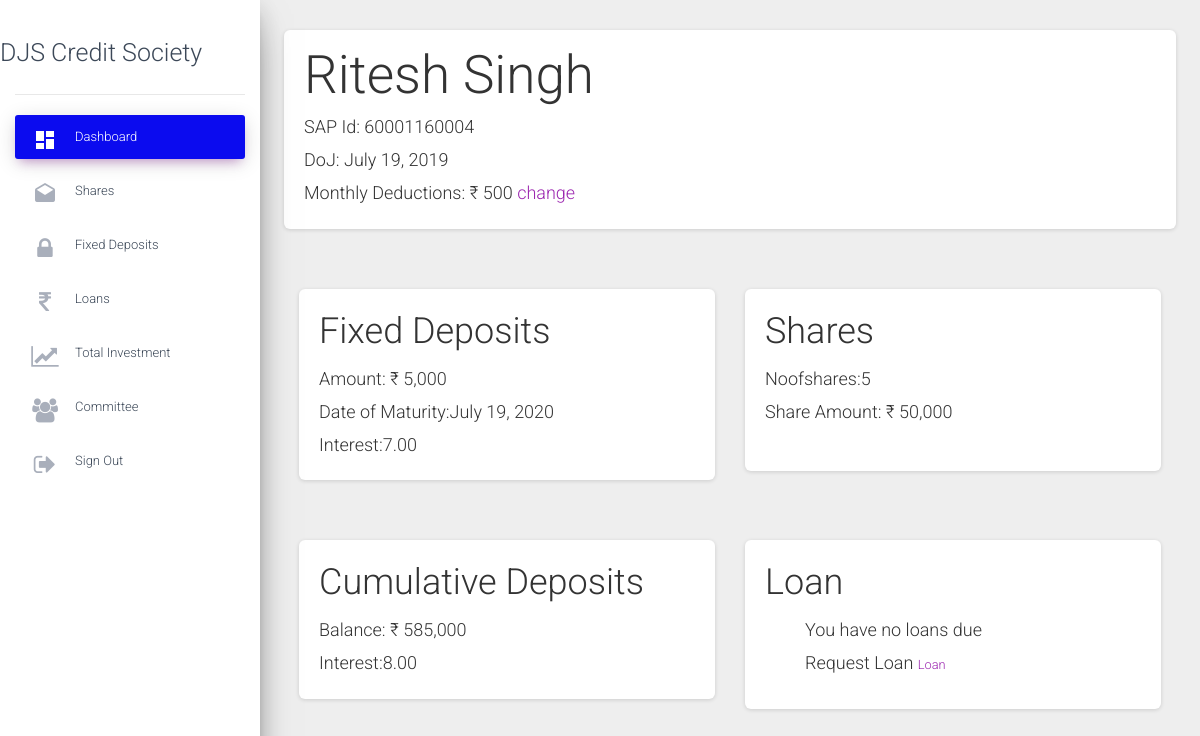
Before: /status/details (signed in) with the older database file.
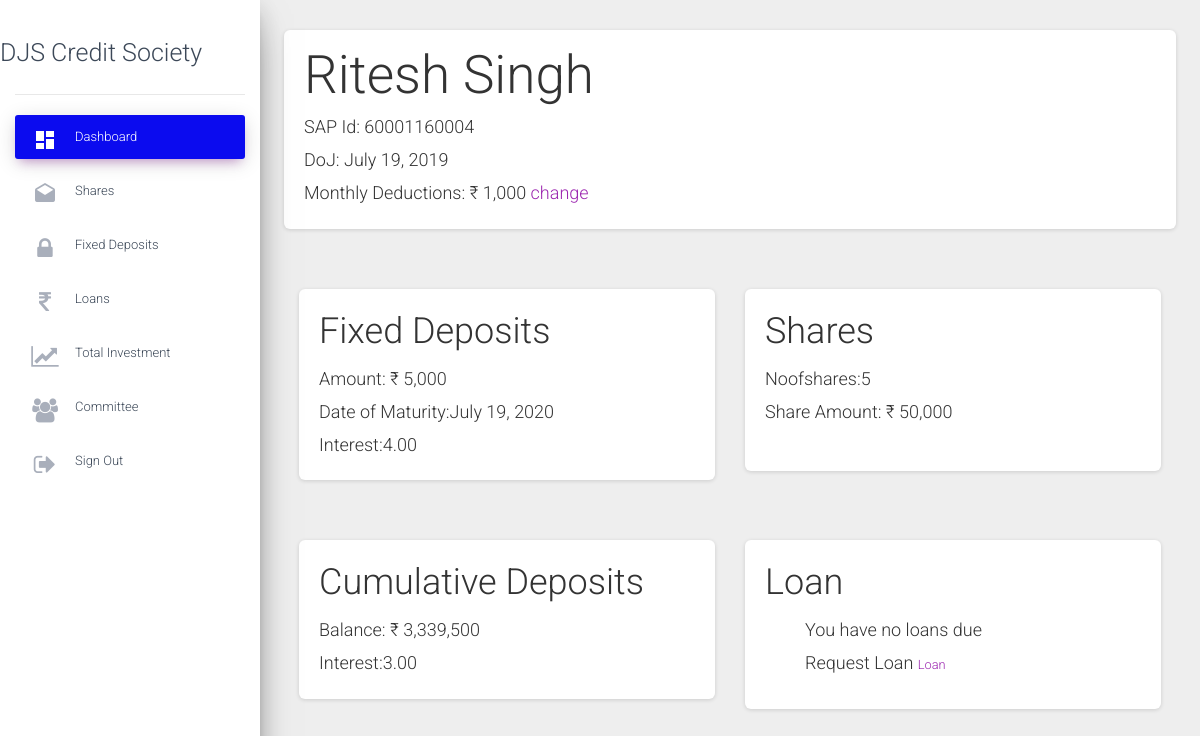
After: the same page with the newer database file.
### status/models.py (models this page shows, shortened)
class Account(models.Model):
    accountnumber=models.IntegerField(null=False,unique=True)
    username=models.ForeignKey(User,on_delete=models.CASCADE,null=True,unique=True)
    name=models.CharField(max_length=50,null=False)
    sapid=models.IntegerField(null=False,unique=True)
    dateofjoining=models.DateField(null=False)
    sharevalue=models.IntegerField(default=0,null=False)
    totalinvestment=models.IntegerField(default=0,null=False)
    shareamount=models.IntegerField(default=0,null=False)
    sharebalance=models.IntegerField(default=0)
    cdamount=models.IntegerField(default=0)
    cdbalance=models.IntegerField(default=0)
    totalamount=models.DecimalField(default=0,max_digits=10,decimal_places=2)
    Noofshares=models.IntegerField(null=True)
    islongloantaken=models.BooleanField(default=False)
    isloanemertaken=models.BooleanField(default=False)
    longloanamount=models.DecimalField(blank=True,null=True,default=0,max_digits=10,decimal_places=2)
    longloanprinciple=models.DecimalField(blank=True,null=True,default=0,max_digits=10,decimal_places=2)
    longloanperiod=models.IntegerField(blank=True,null=True,default=0)
    longloaninterestamount=models.DecimalField(blank=True,null=True,default=0,max_digits=10,decimal_places=2)
    longloanbalance=models.DecimalField(blank=True,null=True,default=0,max_digits=10,decimal_places=2)
    longloanemi=models.DecimalField(blank=True,null=True,default=0,max_digits=10,decimal_places=2)
    emerloanamount=models.DecimalField(blank=True,null=True,default=0,max_digits=10,decimal_places=2)
    emerloanprinciple=models.DecimalField(blank=True,null=True,default=0,max_digits=10,decimal_places=2)
    emerloanperiod=models.IntegerField(blank=True,null=True,default=0)
    emerloaninterestamount=models.DecimalField(blank=True,null=True,default=0,max_digits=10,decimal_places=2)
    emerloanbalance=models.DecimalField(blank=True,null=True,default=0,max_digits=10,decimal_places=2)
    emerloanemi=models.DecimalField(blank=True,null=True,default=0,max_digits=10,decimal_places=2)
    fdcapital=models.IntegerField(default=0,null=True)
    fdmaturitydate=models.DateField(null=True)
    teachingstaff=models.BooleanField(default=False)
    nonteachingstaff=models.BooleanField(default=False)

class interests(models.Model):
    sharedividend=models.DecimalField(blank=True,null=True,default=0,max_digits=10,decimal_places=2)
    cddividend=models.DecimalField(blank=True,null=True,default=0,max_digits=10,decimal_places=2)
    fdinterest=models.DecimalField(blank=True,null=True,default=0,max_digits=10,decimal_places=2)
    emerloaninterest=models.DecimalField(blank=True,null=True,default=0,max_digits=10,decimal_places=2)
    longloaninterest=models.DecimalField(blank=True,null=True,default=0,max_digits=10,decimal_places=2)
    year=models.IntegerField(default=0,null=True)

### status/views.py (the view)
# urls.py: path('details',views.details,name="details"),
@login_required
def details(request):
    current_user_id=request.user.username
    name=str(Account.name)
    Accountholder=Account.objects.filter(username__username__icontains=current_user_id).get()
    Interests=interests.objects.all().last()
    Final_new_change =0
    if request.method=="POST":
        New_money_change = change_MoneyForm(request.POST)
        if New_money_change.is_valid():
            Final_new_change = New_money_change.cleaned_data['new_amount']
            subject = 'This guy wants to change his monthly deduction'
            message = Accountholder.name +" : "+str(Final_new_change)
            email_from = settings.EMAIL_HOST_USER
            recipient_list = ['jatinhdalvi@gmail.com','aashulikabra@gmail.com','champtem11@gmail.com']
            messages.success(request, 'Mail sent')
            send_mail( subject, message, email_from, recipient_list )
            print("mail sent")
    else:
        New_money_change=change_MoneyForm()
    print(Final_new_change)
    date = Accountholder.dateofjoining
    print("loan")
    context={
    'name':name,
    'Accountholder':Accountholder,
    'date':date,
    'Interests':Interests,
    'dashboard':"active",
    }
    return render(request,'dashboard.html',context=context)

### status/templates/dashboard.html (shortened to what this page needs)
{%extends 'details.html'%}
{% load humanize %}
{%block content%}
<main role="main" class="col-md-9col-lg-10 px-4">
  <div>
    <div class="card">
      <div class="card-body">
        <h1>{{Accountholder.name}} </h1>
        <h4>SAP Id: {{Accountholder.sapid}}</h4>
        <h4>DoJ: {{date}}</h4>
        <h4>Monthly Deductions: &#x20b9; {{Accountholder.sharevalue|intcomma }}
          <a href="#modal">change</a>
        </h4>
      </div>
    </div>
    <div class="container">
      <div class="row">
        <div class="col">
          <div class="card">
            <div class="card-body">
              <h2>Fixed Deposits </h2>
              <h4>Amount: &#x20b9; {{ Accountholder.fdcapital|intcomma }}</h4>
              <h4>Date of Maturity:{{Accountholder.fdmaturitydate}}</h4>
              <h4>Interest:{{Interests.fdinterest}} </h4>
            </div>
          </div>
        </div>
        <div class="col">
          <div class="card">
            <div class="card-body">
              <h2>Shares</h2>
              <h4>Noofshares:{{Accountholder.Noofshares}}</h4>
              <h4>Share Amount: &#x20b9; {{Accountholder.sharebalance|intcomma }}</h4>
              <br>
            </div>
          </div>
        </div>
      </div>
    </div>
    <div class="container">
      <div class="row">
        <div class="col">
          <div class="card">
            <div class="card-body">
              <h2>Cumulative Deposits </h2>
              <h4>Balance: &#x20b9; {{ Accountholder.cdbalance|intcomma }}</h4>
              <h4>Interest:{{Interests.cddividend}} </h4>
            </div>
          </div>
        </div>
        <div class="col">
          <div class="card">
            <div class="card-body">
              <h2>Loan</h2>
              <ul>
                {% if Accountholder.islongloantaken and Accountholder.isloanemertaken is True %}
                <h2>Your Loan Amount: &#x20b9; {{ Accountholder.longloanprinciple|intcomma  }}</h2>
                {% else %}
                <h4>You have no loans due</h4>
                <h4>Request Loan
                  <a href="../status/Loanuser" style="font-size:0.8rem;"> Loan </a>
                </h4>
                {% endif %}
              </ul>
            </div>
          </div>
        </div>
      </div>
</main>
{%endblock%}

Changed rows visible on the page:
no longer on this page (row unchanged): interests: fdinterest "7.00", cddividend "8.00"
changed Account "Ritesh Singh": sharevalue "500" → "1,000"; cdbalance "585,000" → "3,339,500"
added interests: fdinterest "4.00", cddividend "3.00"
